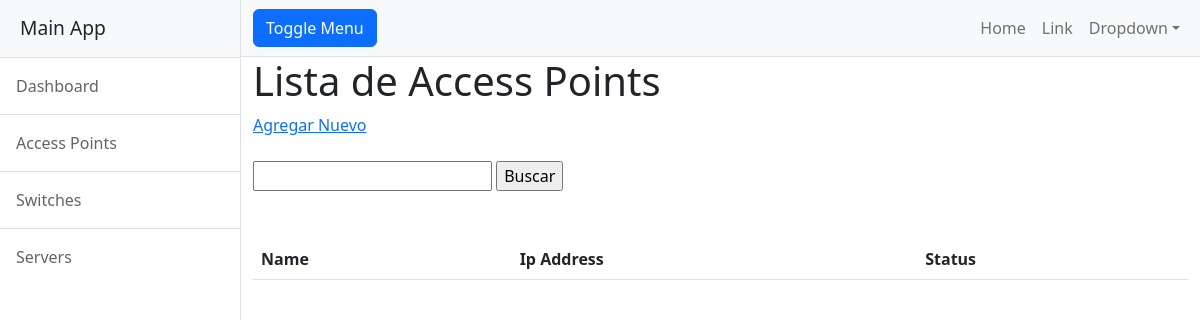
/main-app/access-points, run on an earlier commit of the app's database.
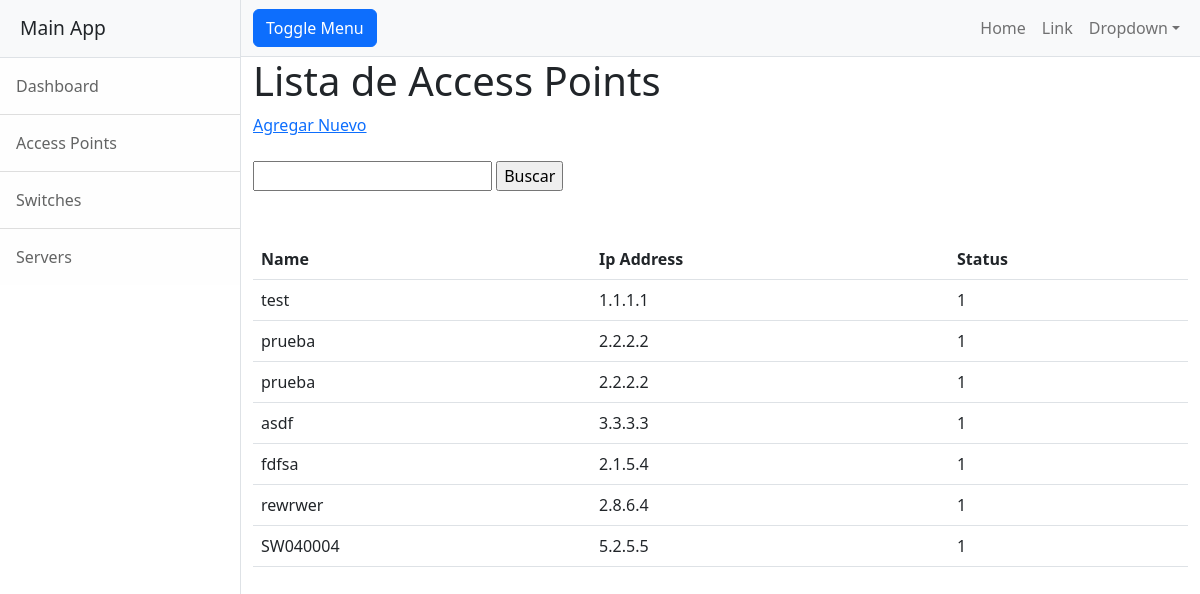
And on a later commit of the database.
### MainApp/models.py (models this page shows)
class AccessPoints(models.Model):
    deviceName = models.CharField(max_length=30)
    ipAddress = models.GenericIPAddressField()
    status = models.IntegerField()

### MainApp/views.py (the view)
# urls.py: path('access-points', views.access_points, name='AccessPoints'),
def access_points(req):
    all_access_points = AccessPoints.objects.all()
    print(access_points)
    return render(req, "accesspoints.html", {"accessPoints": all_access_points})

### MainApp/templates/accesspoints.html
{% extends "base.html" %}
    {% load static %}
    {% block content %}
    <h1> Lista de Access Points</h1>
    <a href="{% url 'AddAccessPoint' %}" >Agregar Nuevo</a>
    <br></br>
    {% include 'search.html' %}
    <br></br>
    <table class="table">
        <tr><th>Name</th><th>Ip Address</th><th>Status</th></tr>
            {% for accesspoint in accessPoints %}
            <tr>
                <td>{{accesspoint.deviceName}}</td>
                <td>{{accesspoint.ipAddress}}</td>
                <td>{{accesspoint.status}}</td>
            </tr>
            {% endfor %}
        </table>
    {% endblock %}

What changed in the data, as far as the page shows it:
added AccessPoints: deviceName "test", ipAddress "1.1.1.1", status "1"
added AccessPoints: deviceName "prueba", ipAddress "2.2.2.2", status "1"
added AccessPoints: deviceName "prueba", ipAddress "2.2.2.2", status "1"
added AccessPoints: deviceName "asdf", ipAddress "3.3.3.3", status "1"
added AccessPoints: deviceName "fdfsa", ipAddress "2.1.5.4", status "1"
added AccessPoints: deviceName "rewrwer", ipAddress "2.8.6.4", status "1"
added AccessPoints: deviceName "SW040004", ipAddress "5.2.5.5", status "1"
